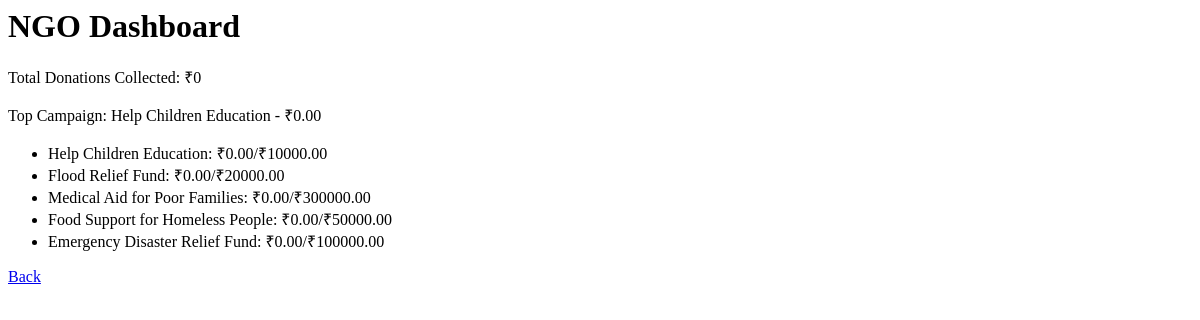
/dashboard/ (signed in), run on an earlier commit of the app's database.
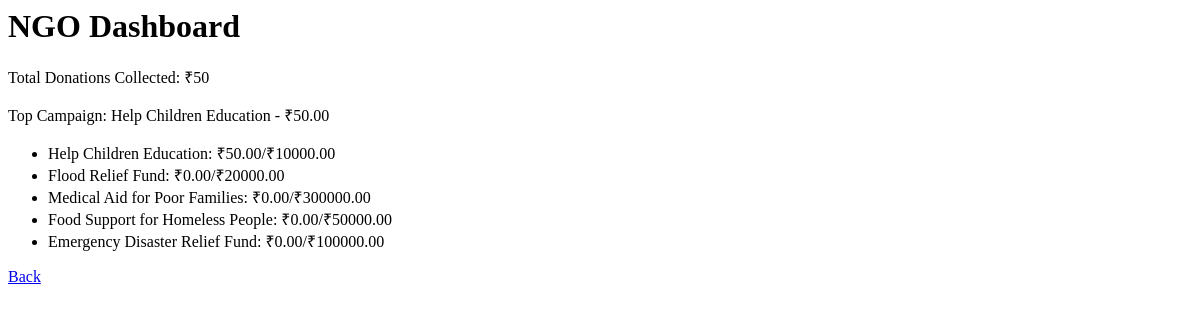
And on a later commit of the database.
### donations/models.py (models this page shows, shortened)
class Campaign(models.Model):
    title = models.CharField(max_length=200)
    description = models.TextField()
    goal_amount = models.DecimalField(max_digits=10, decimal_places=2)
    collected_amount = models.DecimalField(max_digits=10, decimal_places=2, default=0)
    start_date = models.DateField()
    end_date = models.DateField()

### donations/views.py (the view)
# urls.py: path('dashboard/', views.dashboard, name='dashboard'),
@login_required
def dashboard(request):
    campaigns = Campaign.objects.all()
    total_donations = Donation.objects.aggregate(total=Sum('amount'))['total'] or 0
    top_campaign = Campaign.objects.order_by('-collected_amount').first()
    return render(request, 'donations/dashboard.html', {
        'campaigns': campaigns,
        'total_donations': total_donations,
        'top_campaign': top_campaign
    })

### donations/templates/donations/dashboard.html
<h1>NGO Dashboard</h1>
<p>Total Donations Collected: ₹{{ total_donations }}</p>
<p>Top Campaign: {{ top_campaign.title }} - ₹{{ top_campaign.collected_amount }}</p>
<ul>
{% for campaign in campaigns %}
  <li>{{ campaign.title }}: ₹{{ campaign.collected_amount }}/₹{{ campaign.goal_amount }}</li>
{% endfor %}
</ul>
<a href="{% url 'home' %}">Back</a>

What changed in the data, as far as the page shows it:
changed Campaign "Help Children Education": collected_amount "0.00" → "50.00"
Also different on the page:
{{ total_donations }}: "0" → "50"
